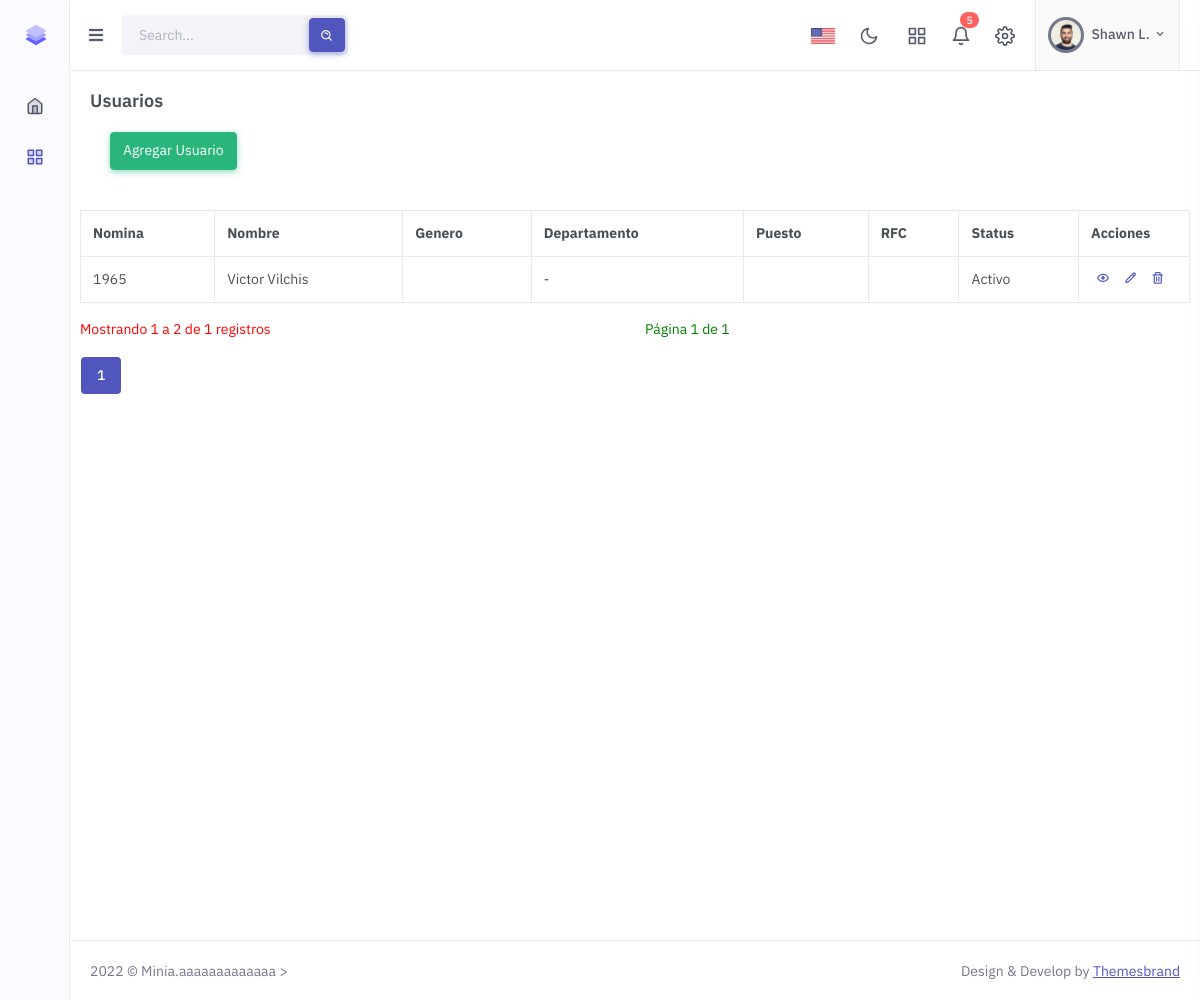
The app's page /views/usuarios/usersView.php, older data.
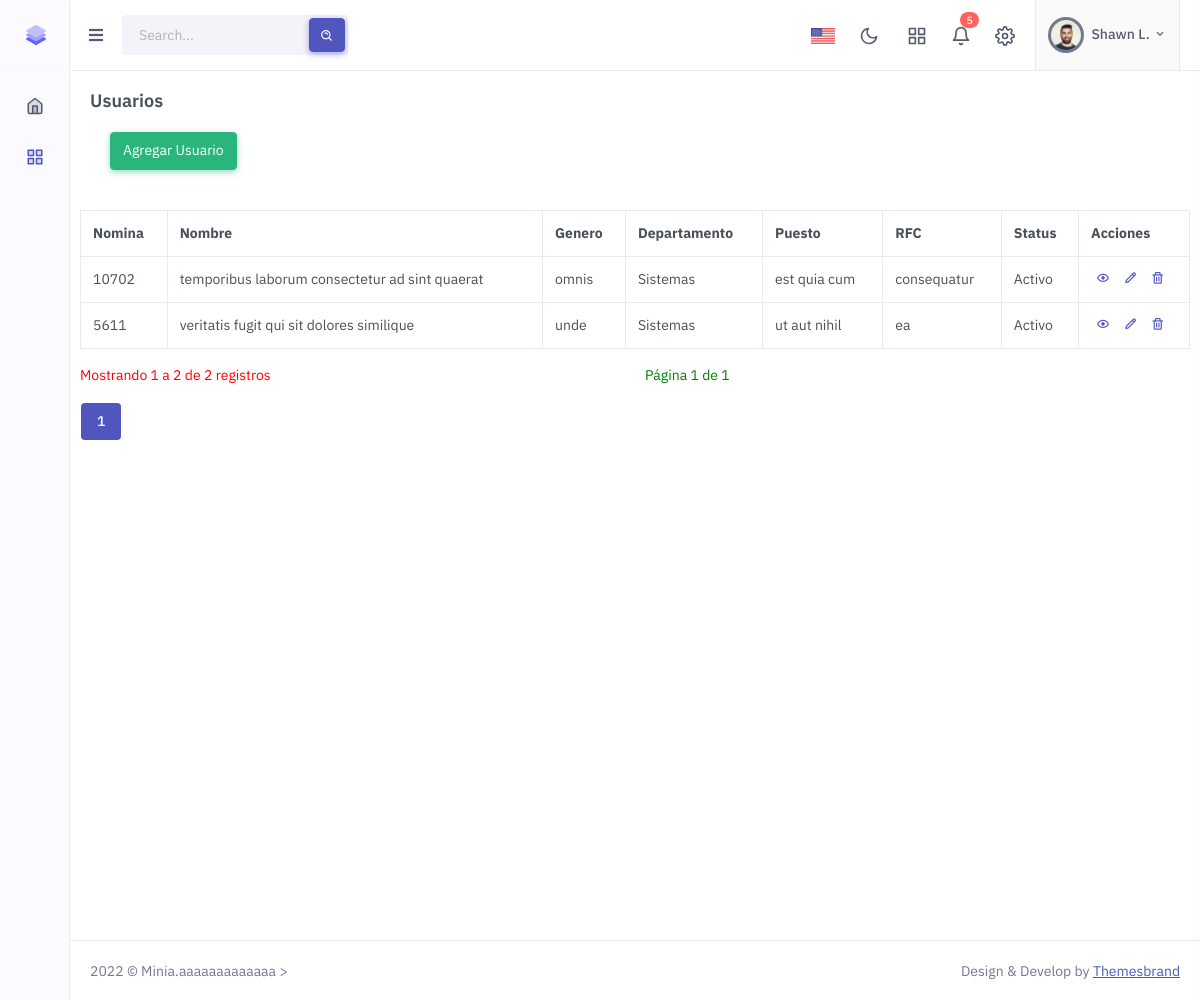
The same page, newer data.
### tables this page shows
CREATE TABLE `usuarios` (
  `id` int(10) NOT NULL AUTO_INCREMENT,
  `nombre` varchar(50) NOT NULL,
  `apellido` varchar(50) NOT NULL,
  `fechaNacimiento` date NOT NULL,
  `lugarNacimiento` varchar(50) NOT NULL,
  `edad` int(5) NOT NULL,
  `genero` varchar(15) NOT NULL,
  `nacionalidad` varchar(50) NOT NULL,
  `estadoCivil` varchar(30) NOT NULL,
  `rfc` varchar(20) NOT NULL,
  `curp` varchar(20) NOT NULL,
  `numeroCartilla` int(25) NOT NULL,
  `numeroTelefonico` varchar(30) NOT NULL,
  `correo` varchar(40) NOT NULL,
  `direccion` varchar(60) NOT NULL,
  `municipio` varchar(50) NOT NULL,
  `codigoPostal` int(20) NOT NULL,
  `empresa` varchar(40) NOT NULL,
  `nss` int(20) NOT NULL,
  `nomina` varchar(10) NOT NULL,
  `departamento` varchar(30) NOT NULL,
  `puesto` varchar(30) NOT NULL,
  `fechaContratacion` date NOT NULL,
  `status` tinyint(1) DEFAULT 1,
  `created_at` timestamp NOT NULL DEFAULT current_timestamp(),
  `update_at` timestamp NOT NULL DEFAULT current_timestamp() ON UPDATE current_timestamp(),
  PRIMARY KEY (`id`),
  UNIQUE KEY `nomina` (`nomina`)
);

### App/controllers/usersController.php (called while the page is built, shortened)
<!-- <?php
class UsersController{
    private $MODEL;
    public function __construct(){
        require_once (MODELS_PATH."usersModel.php");
        $this->MODEL = new UsersModel();
    }
    public function depas()
    {
        return $this->MODEL->DataDepartamento();
    }
    public function ver_paginas($pagina, $table, $resultadosPorPagina,$View)
    {
        return $this->MODEL->page_nav($pagina, $table, $resultadosPorPagina,$View);
    }
}
?> -->

### Config/conexion/conexion.php (called while the page is built, shortened)
<?php
    class db{
        private $host = HOST;
        private $database = DATABASE;
        private $user = USER;
        private $password = PASSWORD;
            public function conexion(){
            try {
                $con=new PDO('mysql:host='.$this->host.';dbname='.$this->database, $this->user, $this->password);
                return $con;
            }
            catch(PDOException $e) {
               echo ("No Fue Posible Conectar A La Base De Datos");
            }
        }
    }
?>

### Public/views/usuarios/usersView.php (the view, shortened to what the changed rows need)
<!doctype html>
<html lang="en">
<?php
require_once (CONTROLLERS_PATH."usersController.php");
$obj= new UsersController();
$depas = $obj->depas();
$array = array();
$array[0] = '';
foreach($depas as $index => $value)
{
    $array[] = $value[1];
}
include_once (LAYOUT_PATH."head2.php");
?>
<?php
        $resultadosPorPagina = 2;
        $pagina = 1;
        $data = $obj->ver_paginas($pagina,'usuarios',$resultadosPorPagina,'usersView');
        $conteo = $data['conteo'];
        $users = $data['users'];
        $tabla = $data['tabla'];
 ?>
    <body>
    <div class="main-content">
<div class="page-content">
                        <div class="table-responsive">
                        <table class="table table-bordered dt-responsive  nowrap w-100" >
                                        <thead>
                                            <tr>
                                            <th> Nomina</th>
                                            <th> Nombre</th>
                                            <th> Genero</th>
                                            <th> Departamento</th>
                                            <th> Puesto</th>
                                            <th> RFC</th>
                                            <th> Status</th>
                                            <th WIDTH="10%" > Acciones</th>
                                            </tr>
                                            </thead>
                                            <tbody>
                                            <?php if($users):?>
                                                <?php foreach ($users as $usuario ) {
                                                    ?>
                                                <tr>
                                                    <td><?php echo $usuario->nomina ?></td>
                                                    <td><?php echo $usuario->nombre." ".$usuario->apellido ?></td>
                                                    <td><?php echo $usuario->genero ?></td>
                                                    <td><?php if(isset($array[$usuario->departamento])){echo $array[$usuario->departamento];}else{echo '-';} ?></td>
                                                    <td><?php echo $usuario->puesto ?></td>
                                                    <td><?php echo $usuario->rfc ?></td>
                                                    <?php if($usuario->status==1){ ?>
                                                    <td><?php echo 'Activo' ?></td> <?php }?>
                                                    <td>
                                                <a style="margin:5px" href = "showUser.php?id=<?php echo $usuario->id?>"  ><i  class="bx bx-show"></i></a>
                                                <a style="margin:5px" href = "editUser.php?id=<?php echo $usuario->id?>"><i class="bx bx-pencil"></i></a>
                                                <a style="margin:5px" href = "deleteUser.php?id=<?php echo $usuario->id?>" onclick="confirmation()"><i class="bx bx-trash"></i></a>
                                                  </td>
                                                </tr>
                                            <?php } ?>
                                            <?php else:?>
                                              <tr><td colspan="7" style="color:salmon " >No Hay Registros Actuales</td></tr>
                                            <?php endif;?>
                                            </tbody>
                                        </table>
            <div class="row">
            <div class="col-xs-12 col-sm-6">
            <?php if ($conteo>0){?>
            <p style="color:red">Mostrando  1 a <?php echo $resultadosPorPagina ?> de <?php echo $conteo ?> registros</p> <?php }?>
            </div>
            </div>
<ul class="pagination">
 <?php echo $tabla; ?>
</ul>
</div>
                                </div>
                        </div>
    </body>
</html>

### App/models/usersModel.php (shortened to what the changed rows need)
<?php
    class UsersModel{
        private $PDO;
        public function __construct(){
            require_once (CONEXION_PATH."conexion.php");
            $con = new db();
            $this->PDO=$con->conexion();
        }
       public function DataDepartamento()
       {
        $innner=$this->PDO->prepare("SELECT idDepartamento,nombreDepartamento  FROM departamentos;");
        $innner->execute();
        return $innner->fetchAll();
       }
       public function page_nav($pagina, $table, $resultadosPorPagina,$View)
       {
                if(is_numeric($pagina))
                {
                    $data = array();
                    $limit = $resultadosPorPagina;
                    $offset = ($pagina - 1) * $resultadosPorPagina;
                    $sentencia = $this->PDO->query("SELECT count(*) AS conteo FROM $table WHERE status=1");
                    $conteo = $sentencia->fetchObject()->conteo;
                    $paginas = ceil($conteo / $resultadosPorPagina);
                    $sentencia = $this->PDO->prepare("SELECT * FROM $table WHERE status=1 LIMIT $offset,$limit ");
                    $sentencia->execute();
                    $users = $sentencia->fetchAll(PDO::FETCH_OBJ);
                    $data['conteo'] = $conteo;
                    $data['paginas'] = $paginas;
                    $data['users'] = $users;
                    $tabla = '';
                    $tabla .= '
                    <ul class="nav nav-pills">
                    ';
                    for ($x = 1; $x <= $paginas; $x++)
                    {
                        $active = '';
                        if($x == $pagina)
                        {
                            $active = "nav-link active";
                        }
                        $tabla .= '
                        <li class="nav-item">
                        <a style="margin:1px;" class="'.$active.' btn btn-soft-dark waves-effect waves-light"  href="./'.$View.'.php?pagina='.$x.'">
                        <span></span>
                        '.$x.'</a>
                        </li>';
                    }
                    $tabla .= '</ul>';
                    $tabla .= '
                    ';
                    $data['tabla'] = $tabla;
                }
                return $data;
       }
    }
?>

Row changes from the older to the newer data that the page shows:
removed usuarios: nomina "1965", nombre "Victor", apellido "Vilchis", status "Activo"
added usuarios: nomina "10702", nombre "temporibus laborum consectetur", apellido "ad sint quaerat", genero "omnis", departamento "Sistemas", puesto "est quia cum", rfc "consequatur", status "Activo"
added usuarios: nomina "5611", nombre "veritatis fugit qui", apellido "sit dolores similique", genero "unde", departamento "Sistemas", puesto "ut aut nihil", rfc "ea", status "Activo"
Text that changed along with them:
$conteo: "1" → "2"
